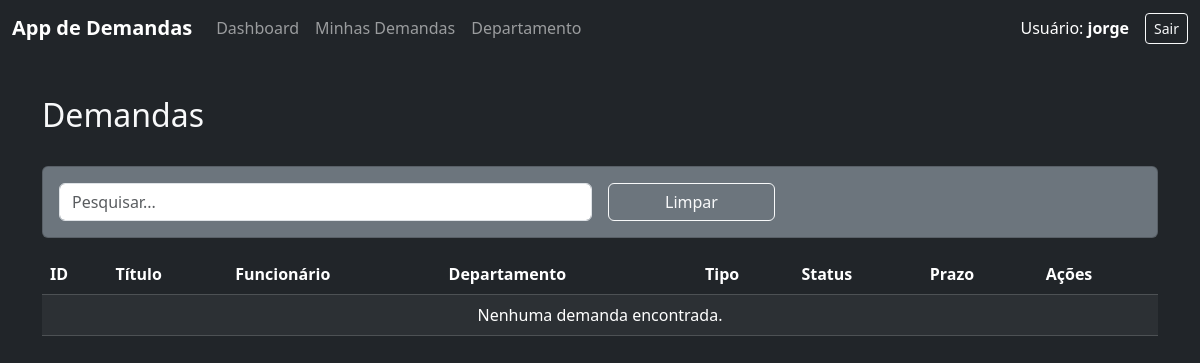
The app's page /privado/demanda/demandas/ (signed in), older data.
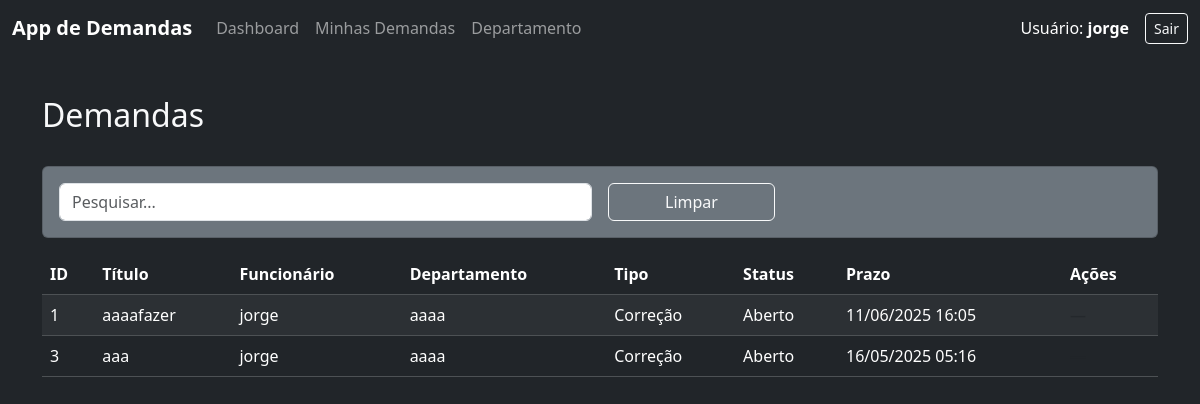
The same page, newer data.
### usuario/models.py (models this page shows, shortened)
class Usuario(models.Model):
    id = models.AutoField(primary_key=True)
    nome = models.CharField(max_length=100)
    usuario = models.CharField(max_length=100)
    senha = models.CharField(max_length=100)
    matricula = models.CharField(max_length=20, unique=True)
    tipo = models.CharField(max_length=4, choices=Tipo_Usuario.choices)
    email = models.EmailField(unique=True)
    status = models.CharField(max_length=4, choices=Status.choices, default=Status.ATIVO)
    def temPrivilegio(self):
        return self.tipo == Tipo_Usuario.ADM or self.tipo == Tipo_Usuario.LID

### demanda/models.py (models this page shows, shortened)
class Demanda(models.Model):
    funcionario = models.ForeignKey(Usuario, on_delete=models.CASCADE, related_name='demandas_funcionario')
    lider = models.ForeignKey(Usuario, on_delete=models.CASCADE, related_name='demandas_lider')
    departamento = models.ForeignKey(Departamento, on_delete=models.CASCADE, related_name='demandas_departamento')
    titulo = models.CharField(max_length=30)
    descricao = models.TextField()
    tipo = models.CharField(max_length=20, choices=Tipo_Demanda.choices, default=Tipo_Demanda.CORRECAO)
    data_criacao = models.DateTimeField(auto_now_add=True)
    prazo = models.DateTimeField()
    anexo = models.FileField(upload_to='anexos/', null=True, blank=True)
    status = models.CharField(max_length=15, choices=Tipo_Status.choices, default=Tipo_Status.ABERTO)

### departamento/models.py (models this page shows, shortened)
class Departamento(models.Model):
    id = models.AutoField(primary_key=True)
    nome = models.CharField(max_length=100, unique=True)
    lideres = models.ManyToManyField('usuario.Usuario', related_name='departamentos_liderados')
    membros = models.ManyToManyField('usuario.Usuario', related_name='departamentos', blank=True)

### demanda/views.py (the view)
# urls.py: path('demandas/', views.demandas, name='demandas'),
def demandas(request):
    usuario_id = request.session.get('usuario_id')
    if not usuario_id:
        return redirect('home')
    usuario_obj = Usuario.objects.get(id=usuario_id)
    funcionarios = Usuario.objects.filter(tipo=Tipo_Usuario.FUNC)
    departamentos = Departamento.objects.all()
    if usuario_obj.tipo == Tipo_Usuario.LID:
        deps_lider = usuario_obj.departamentos_liderados.all()
        demandas = Demanda.objects.filter(lider=usuario_obj)
    elif usuario_obj.tipo == Tipo_Usuario.FUNC:
        demandas = Demanda.objects.filter(funcionario=usuario_obj)
    else:
        demandas = Demanda.objects.all()
    try:
        status_choices = Demanda._meta.get_field('status').choices
    except Exception:
        status_choices = Tipo_Status.choices
    return render(request, "privado/demandas.html", {
        'usuario_obj': usuario_obj,
        'funcionarios': funcionarios,
        'departamentos': departamentos,
        'demandas': demandas,
        'status_choices': status_choices,
    })

### templates/privado/demandas.html (shortened to what this page needs)
{% extends 'privado/base.html' %}
{% block content %}
<div class="container py-4">
  <div class="d-flex justify-content-between align-items-center mb-4">
    <h2>Demandas</h2>
  </div>
  <div class="card bg-secondary mb-3">
    <div class="card-body">
      <div class="row g-3">
        <div class="col-md-6">
          <input id="search" type="text" class="form-control" placeholder="Pesquisar...">
        </div>
        <div class="col-md-2">
          <button class="btn btn-outline-light w-100" id="btnClear">Limpar</button>
        </div>
      </div>
    </div>
  </div>
  <table class="table table-dark table-striped">
    <thead>
      <tr>
        <th>ID</th>
        <th>Título</th>
        <th>Funcionário</th>
        <th>Departamento</th>
        <th>Tipo</th>
        <th>Status</th>
        <th>Prazo</th>
        <th>Ações</th>
      </tr>
    </thead>
    <tbody id="tableBody">
      {% for d in demandas %}
      <tr>
        <td>{{ d.id }}</td>
        <td>{{ d.titulo }}</td>
        <td>{{ d.funcionario.nome }}</td>
        <td>{{ d.departamento.nome }}</td>
        <td>{{ d.get_tipo_display }}</td>
        <td>{{ d.get_status_display }}</td>
        <td>{{ d.prazo|date:"d/m/Y H:i" }}</td>
        <td>
          {% if usuario_obj.id == d.lider.id %}
          <button class="btn btn-sm btn-warning" data-bs-toggle="modal" data-bs-target="#modalEditar{{ d.id }}">Editar</button>
          <button class="btn btn-sm btn-danger" data-bs-toggle="modal" data-bs-target="#modalExcluir{{ d.id }}">Excluir</button>
          {% else %}
          <span class="text-muted">—</span>
          {% endif %}
        </td>
      </tr>
      {% empty %}
      <tr>
        <td colspan="8" class="text-center">Nenhuma demanda encontrada.</td>
      </tr>
      {% endfor %}
    </tbody>
  </table>
</div>
{% endblock %}

### templates/privado/base.html (shortened to what this page needs)
<!DOCTYPE html>
<html lang="pt-br">
<head>
      <link
        href="https://cdn.jsdelivr.net/npm/bootstrap@5.3.2/dist/css/bootstrap.min.css"
        rel="stylesheet" >
</head>
<body class="bg-dark text-light ">
    {% include 'includes/navbar.html' %}
        <main>
                {% block content %}
                {% endblock %}
        </main>
</body>
</html>

### templates/includes/navbar.html (shortened to what this page needs)
<nav class="navbar navbar-expand-lg navbar-dark bg-dark">
  <div class="container-fluid">
    <a class="navbar-brand fw-bold" href="demandas.html">App de Demandas</a>
    <div class="collapse navbar-collapse" id="navMain">
      <ul class="navbar-nav me-auto mb-2 mb-lg-0">
        <li class="nav-item">
          <a class="nav-link" href="{% url 'dashboard:index' %}">Dashboard</a>
        </li>
        {% if usuario_obj and not usuario_obj.temPrivilegio %}
        <li class="nav-item">
          <a class="nav-link" href="{% url 'minhasDemandas' %}">Minhas Demandas</a>
        </li>
        {% endif %}
        <li class="nav-item">
          <a class="nav-link" href="{% url 'departamento' %}">Departamento</a>
        </li>
      </ul>
      <span class="navbar-text text-white me-3">
        Usuário: <strong>{{ usuario_obj.nome }}</strong>
      </span>
      <a href="{% url 'logout' %}" class="btn btn-outline-light btn-sm">Sair</a>
    </div>
  </div>
</nav>

Row changes from the older to the newer data that the page shows:
added Demanda: id "1", titulo "aaaafazer", funcionario.nome "jorge", departamento.nome "aaaa", tipo "Correção", status "Aberto", prazo "11/06/2025 16:05"
added Demanda: id "3", titulo "aaa", funcionario.nome "jorge", departamento.nome "aaaa", tipo "Correção", status "Aberto", prazo "16/05/2025 05:16"
Text that changed along with them:
text no longer shown: "Nenhuma demanda encontrada."
